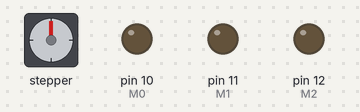
Bench run of a sketch on a simulated Arduino Uno, built with avr-gcc and run on an emulated ATmega328P. On the bench: stepper motor, output pins drawn as LEDs (lit = HIGH). Wiring (inferred from the names in the program): stepper motor driver (200 steps per turn assumed): step pin 3; direction pin 2; enable pin 4. Pins used as bus, display or sensor lines are not drawn.

Above: at 0.1 s.
Timing chart, 0 to 1.6 s (numbered marks = the images above):
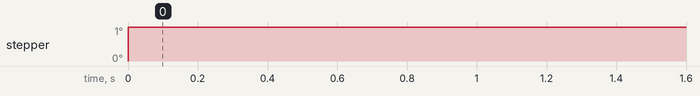

The sketch:

PWM_Driving.ino
```cpp
#define M0 10
#define M1 11
#define M2 12

// Define the pins for the DRV8825
const int stepPin = 3;
const int dirPin = 2;
const int enablePin = 4;

void setup() {
  // put your setup code here, to run once:
  pinMode(enablePin, OUTPUT);
  pinMode(dirPin, OUTPUT);
  pinMode(stepPin, OUTPUT);
  digitalWrite(dirPin, HIGH);
  digitalWrite(enablePin, LOW);

  pinMode(M0, OUTPUT);
  pinMode(M1, OUTPUT);
  pinMode(M2, OUTPUT);

  digitalWrite(M0, 0);
  digitalWrite(M1, 0);
  digitalWrite(M2, 0);
}

void loop() {
  analogWrite(stepPin, 127);
}
```
